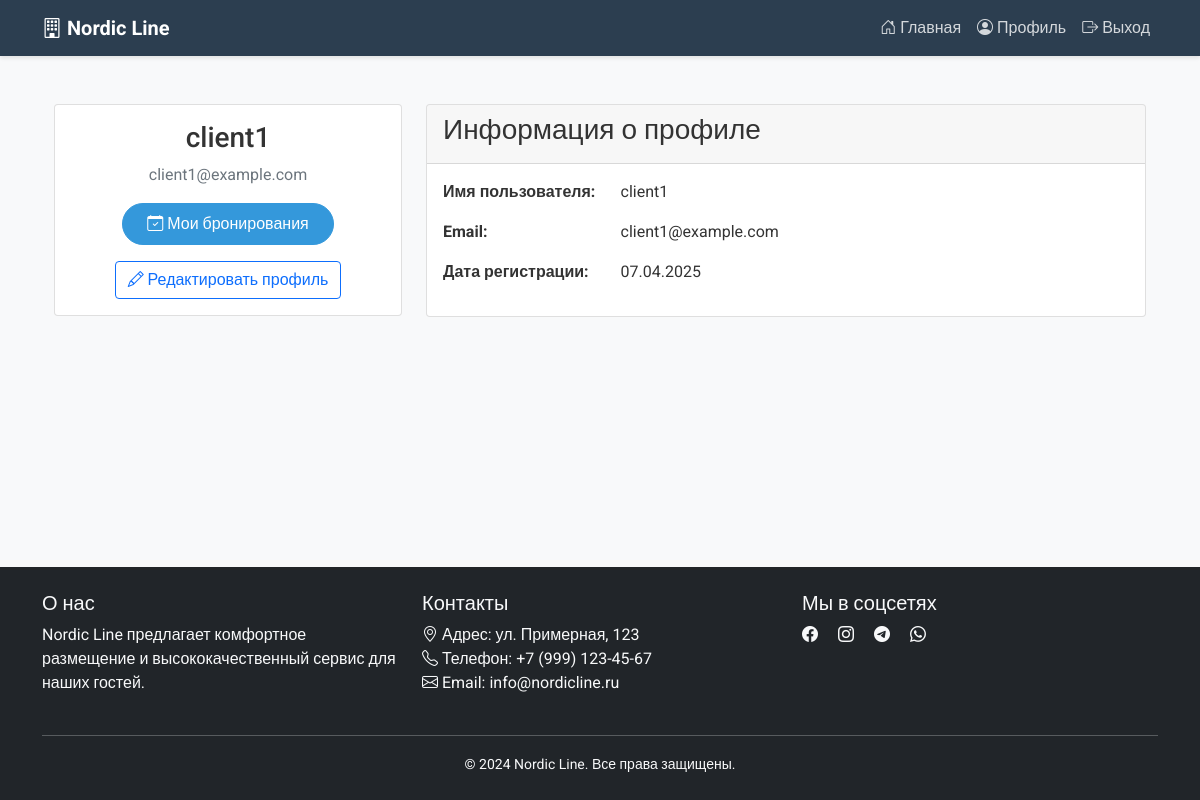
Before: /profile (signed in) with the older database file.
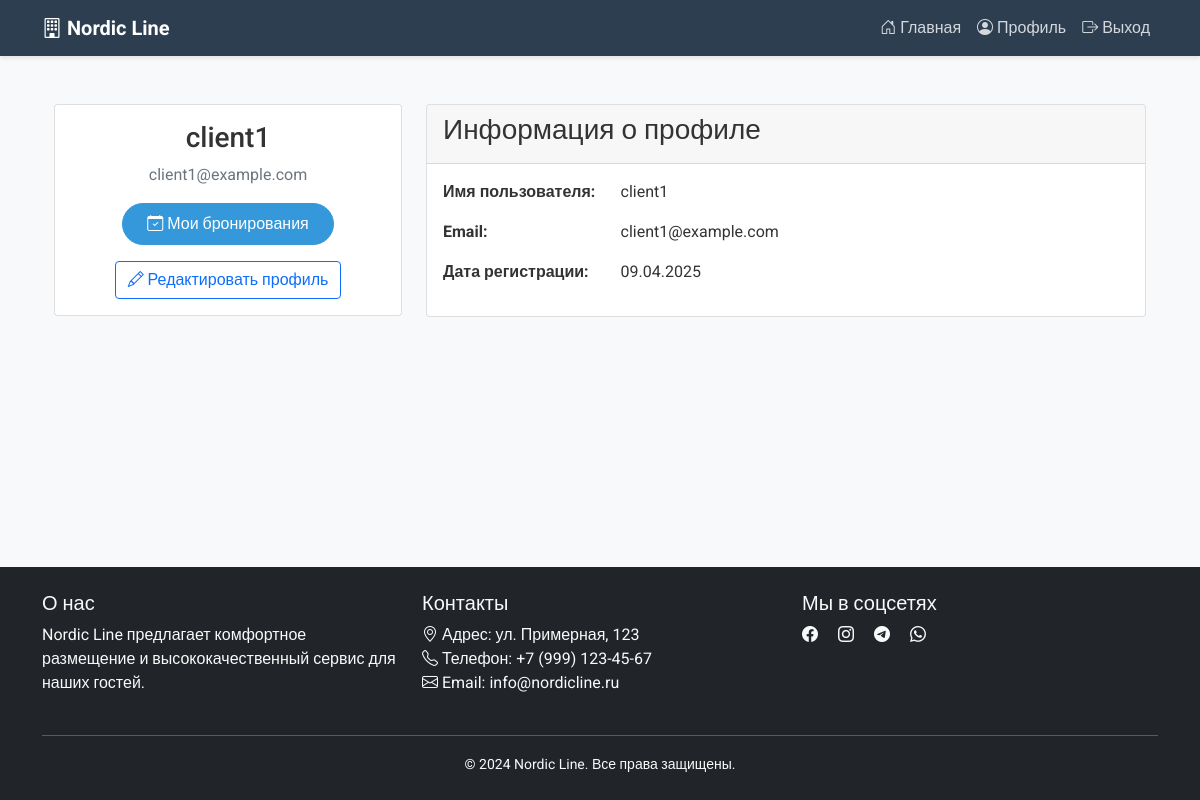
After: the same page with the newer database file.
### models.py (models this page shows)
class User(UserMixin, db.Model):
    id = db.Column(db.Integer, primary_key=True)
    username = db.Column(db.String(80), unique=True, nullable=False)
    password = db.Column(db.String(120), nullable=False)
    role = db.Column(db.String(20), nullable=False)  # 'admin', 'manager', 'client'
    email = db.Column(db.String(120), unique=True, nullable=False)
    created_at = db.Column(db.DateTime, default=datetime.utcnow)

### app.py (the view)
@app.route('/profile')
@login_required
def profile():
    return render_template('profile.html')

### app.py (called while the page is built)
@login_manager.user_loader
def load_user(user_id):
    return User.query.get(int(user_id))

### templates/profile.html (shortened to what this page needs)
{% extends "base.html" %}
{% block content %}
<div class="container mt-4 mb-5">
    <div class="row">
        <div class="col-md-4">
            <div class="card">
                <div class="card-body text-center">
                    <h3 class="card-title">{{ current_user.username }}</h3>
                    <p class="text-muted">{{ current_user.email }}</p>
                    <a href="{{ url_for('my_bookings') }}" class="btn btn-primary mb-3">
                        <i class="bi bi-calendar-check"></i> Мои бронирования
                    </a>
                    <a href="{{ url_for('edit_profile') }}" class="btn btn-outline-primary">
                        <i class="bi bi-pencil"></i> Редактировать профиль
                    </a>
                </div>
            </div>
        </div>
        <div class="col-md-8">
            <div class="card">
                <div class="card-header">
                    <h3>Информация о профиле</h3>
                </div>
                <div class="card-body">
                    <div class="row mb-3">
                        <div class="col-sm-3">
                            <strong>Имя пользователя:</strong>
                        </div>
                        <div class="col-sm-9">
                            {{ current_user.username }}
                        </div>
                    </div>
                    <div class="row mb-3">
                        <div class="col-sm-3">
                            <strong>Email:</strong>
                        </div>
                        <div class="col-sm-9">
                            {{ current_user.email }}
                        </div>
                    </div>
                    <div class="row mb-3">
                        <div class="col-sm-3">
                            <strong>Дата регистрации:</strong>
                        </div>
                        <div class="col-sm-9">
                            {{ current_user.created_at.strftime('%d.%m.%Y') }}
                        </div>
                    </div>
                </div>
            </div>
        </div>
    </div>
</div>
{% endblock %}

Changed rows visible on the page:
changed User "client1": created_at "07.04.2025" → "09.04.2025"
